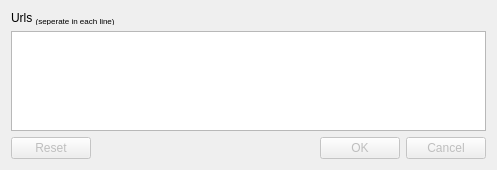
<?xml version="1.0" encoding="UTF-8"?>
<ui version="4.0">
 <class>UrlDialog</class>
 <widget class="QDialog" name="UrlDialog">
  <property name="geometry">
   <rect>
    <x>0</x>
    <y>0</y>
    <width>497</width>
    <height>170</height>
   </rect>
  </property>
  <property name="minimumSize">
   <size>
    <width>400</width>
    <height>75</height>
   </size>
  </property>
  <property name="maximumSize">
   <size>
    <width>499</width>
    <height>172</height>
   </size>
  </property>
  <property name="windowTitle">
   <string>snload</string>
  </property>
  <property name="windowIcon">
   <iconset theme="add"/>
  </property>
  <property name="layoutDirection">
   <enum>Qt::LeftToRight</enum>
  </property>
  <layout class="QGridLayout" name="UrlDialogGridLayout">
   <item row="0" column="0">
    <widget class="QLabel" name="urlsLabel">
     <property name="text">
      <string>Urls &lt;span style=&quot; vertical-align:sub;&quot;&gt;(seperate in each line)&lt;/span&gt;</string>
     </property>
    </widget>
   </item>
   <item row="1" column="0">
    <widget class="QPlainTextEdit" name="urlsTextEdit"/>
   </item>
   <item row="2" column="0">
    <widget class="QDialogButtonBox" name="buttonBox">
     <property name="enabled">
      <bool>false</bool>
     </property>
     <property name="orientation">
      <enum>Qt::Horizontal</enum>
     </property>
     <property name="standardButtons">
      <set>QDialogButtonBox::Cancel|QDialogButtonBox::Ok|QDialogButtonBox::Reset</set>
     </property>
     <property name="centerButtons">
      <bool>false</bool>
     </property>
    </widget>
   </item>
  </layout>
 </widget>
 <resources/>
 <connections>
  <connection>
   <sender>buttonBox</sender>
   <signal>accepted()</signal>
   <receiver>UrlDialog</receiver>
   <slot>accept()</slot>
   <hints>
    <hint type="sourcelabel">
     <x>199</x>
     <y>52</y>
    </hint>
    <hint type="destinationlabel">
     <x>199</x>
     <y>37</y>
    </hint>
   </hints>
  </connection>
  <connection>
   <sender>buttonBox</sender>
   <signal>rejected()</signal>
   <receiver>UrlDialog</receiver>
   <slot>reject()</slot>
   <hints>
    <hint type="sourcelabel">
     <x>199</x>
     <y>52</y>
    </hint>
    <hint type="destinationlabel">
     <x>199</x>
     <y>37</y>
    </hint>
   </hints>
  </connection>
 </connections>
</ui>
